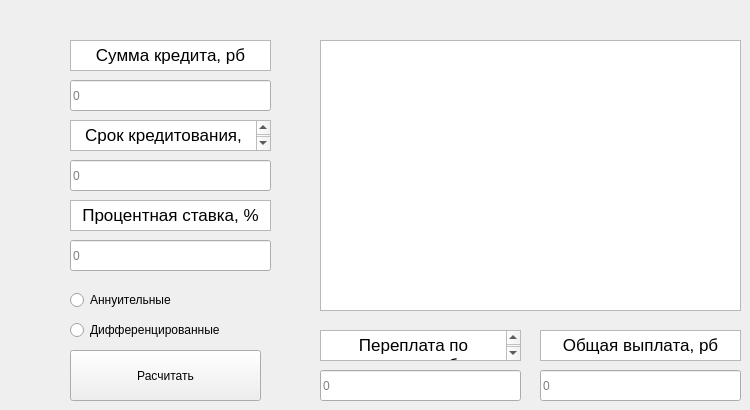
    <widget class="QWidget" name="TabCred">
     <attribute name="title">
      <string>Кредиты</string>
     </attribute>
     <widget class="QRadioButton" name="radioButton_ann">
      <property name="geometry">
       <rect>
        <x>70</x>
        <y>290</y>
        <width>191</width>
        <height>20</height>
       </rect>
      </property>
      <property name="text">
       <string>Аннуительные</string>
      </property>
     </widget>
     <widget class="QRadioButton" name="radioButton_diff">
      <property name="geometry">
       <rect>
        <x>70</x>
        <y>320</y>
        <width>191</width>
        <height>20</height>
       </rect>
      </property>
      <property name="text">
       <string>Дифференцированные</string>
      </property>
     </widget>
     <widget class="QTextBrowser" name="textBrowser_2">
      <property name="geometry">
       <rect>
        <x>70</x>
        <y>40</y>
        <width>201</width>
        <height>31</height>
       </rect>
      </property>
      <property name="html">
       <string>&lt;!DOCTYPE HTML PUBLIC &quot;-//W3C//DTD HTML 4.0//EN&quot; &quot;http://www.w3.org/TR/REC-html40/strict.dtd&quot;&gt;
&lt;html&gt;&lt;head&gt;&lt;meta name=&quot;qrichtext&quot; content=&quot;1&quot; /&gt;&lt;meta charset=&quot;utf-8&quot; /&gt;&lt;style type=&quot;text/css&quot;&gt;
p, li { white-space: pre-wrap; }
&lt;/style&gt;&lt;/head&gt;&lt;body style=&quot; font-family:'.AppleSystemUIFont'; font-size:13pt; font-weight:400; font-style:normal;&quot;&gt;
&lt;p align=&quot;center&quot; style=&quot; margin-top:0px; margin-bottom:0px; margin-left:0px; margin-right:0px; -qt-block-indent:0; text-indent:0px;&quot;&gt;Сумма кредита, рб&lt;/p&gt;&lt;/body&gt;&lt;/html&gt;</string>
      </property>
     </widget>
     <widget class="QPushButton" name="pushButton_getCred">
      <property name="geometry">
       <rect>
        <x>70</x>
        <y>350</y>
        <width>191</width>
        <height>51</height>
       </rect>
      </property>
      <property name="text">
       <string>Расчитать</string>
      </property>
     </widget>
     <widget class="QLineEdit" name="cred_proc">
      <property name="geometry">
       <rect>
        <x>70</x>
        <y>240</y>
        <width>201</width>
        <height>31</height>
       </rect>
      </property>
      <property name="text">
       <string/>
      </property>
      <property name="placeholderText">
       <string>0</string>
      </property>
     </widget>
     <widget class="QLineEdit" name="cred_pereplata">
      <property name="geometry">
       <rect>
        <x>320</x>
        <y>370</y>
        <width>201</width>
        <height>31</height>
       </rect>
      </property>
      <property name="text">
       <string/>
      </property>
      <property name="placeholderText">
       <string>0</string>
      </property>
     </widget>
     <widget class="QLineEdit" name="cred_objaja">
      <property name="geometry">
       <rect>
        <x>540</x>
        <y>370</y>
        <width>201</width>
        <height>31</height>
       </rect>
      </property>
      <property name="text">
       <string/>
      </property>
      <property name="placeholderText">
       <string>0</string>
      </property>
     </widget>
     <widget class="QTextBrowser" name="textBrowser_6">
      <property name="geometry">
       <rect>
        <x>320</x>
        <y>330</y>
        <width>201</width>
        <height>31</height>
       </rect>
      </property>
      <property name="html">
       <string>&lt;!DOCTYPE HTML PUBLIC &quot;-//W3C//DTD HTML 4.0//EN&quot; &quot;http://www.w3.org/TR/REC-html40/strict.dtd&quot;&gt;
&lt;html&gt;&lt;head&gt;&lt;meta name=&quot;qrichtext&quot; content=&quot;1&quot; /&gt;&lt;meta charset=&quot;utf-8&quot; /&gt;&lt;style type=&quot;text/css&quot;&gt;
p, li { white-space: pre-wrap; }
&lt;/style&gt;&lt;/head&gt;&lt;body style=&quot; font-family:'.AppleSystemUIFont'; font-size:13pt; font-weight:400; font-style:normal;&quot;&gt;
&lt;p align=&quot;center&quot; style=&quot; margin-top:0px; margin-bottom:0px; margin-left:0px; margin-right:0px; -qt-block-indent:0; text-indent:0px;&quot;&gt;Переплата по кредиту, рб&lt;/p&gt;&lt;/body&gt;&lt;/html&gt;</string>
      </property>
     </widget>
     <widget class="QTextBrowser" name="textBrowser_3">
      <property name="geometry">
       <rect>
        <x>70</x>
        <y>120</y>
        <width>201</width>
        <height>31</height>
       </rect>
      </property>
      <property name="html">
       <string>&lt;!DOCTYPE HTML PUBLIC &quot;-//W3C//DTD HTML 4.0//EN&quot; &quot;http://www.w3.org/TR/REC-html40/strict.dtd&quot;&gt;
&lt;html&gt;&lt;head&gt;&lt;meta name=&quot;qrichtext&quot; content=&quot;1&quot; /&gt;&lt;meta charset=&quot;utf-8&quot; /&gt;&lt;style type=&quot;text/css&quot;&gt;
p, li { white-space: pre-wrap; }
&lt;/style&gt;&lt;/head&gt;&lt;body style=&quot; font-family:'.AppleSystemUIFont'; font-size:13pt; font-weight:400; font-style:normal;&quot;&gt;
&lt;p align=&quot;center&quot; style=&quot; margin-top:0px; margin-bottom:0px; margin-left:0px; margin-right:0px; -qt-block-indent:0; text-indent:0px;&quot;&gt;Срок кредитования, мес&lt;/p&gt;&lt;/body&gt;&lt;/html&gt;</string>
      </property>
     </widget>
     <widget class="QTableView" name="table_pay">
      <property name="geometry">
       <rect>
        <x>320</x>
        <y>40</y>
        <width>421</width>
        <height>271</height>
       </rect>
      </property>
     </widget>
     <widget class="QLineEdit" name="cred_summ">
      <property name="geometry">
       <rect>
        <x>70</x>
        <y>80</y>
        <width>201</width>
        <height>31</height>
       </rect>
      </property>
      <property name="text">
       <string/>
      </property>
      <property name="placeholderText">
       <string>0</string>
      </property>
     </widget>
     <widget class="QTextBrowser" name="textBrowser_5">
      <property name="geometry">
       <rect>
        <x>540</x>
        <y>330</y>
        <width>201</width>
        <height>31</height>
       </rect>
      </property>
      <property name="html">
       <string>&lt;!DOCTYPE HTML PUBLIC &quot;-//W3C//DTD HTML 4.0//EN&quot; &quot;http://www.w3.org/TR/REC-html40/strict.dtd&quot;&gt;
&lt;html&gt;&lt;head&gt;&lt;meta name=&quot;qrichtext&quot; content=&quot;1&quot; /&gt;&lt;meta charset=&quot;utf-8&quot; /&gt;&lt;style type=&quot;text/css&quot;&gt;
p, li { white-space: pre-wrap; }
&lt;/style&gt;&lt;/head&gt;&lt;body style=&quot; font-family:'.AppleSystemUIFont'; font-size:13pt; font-weight:400; font-style:normal;&quot;&gt;
&lt;p align=&quot;center&quot; style=&quot; margin-top:0px; margin-bottom:0px; margin-left:0px; margin-right:0px; -qt-block-indent:0; text-indent:0px;&quot;&gt;Общая выплата, рб&lt;/p&gt;&lt;/body&gt;&lt;/html&gt;</string>
      </property>
     </widget>
     <widget class="QTextBrowser" name="textBrowser_4">
      <property name="geometry">
       <rect>
        <x>70</x>
        <y>200</y>
        <width>201</width>
        <height>31</height>
       </rect>
      </property>
      <property name="html">
       <string>&lt;!DOCTYPE HTML PUBLIC &quot;-//W3C//DTD HTML 4.0//EN&quot; &quot;http://www.w3.org/TR/REC-html40/strict.dtd&quot;&gt;
&lt;html&gt;&lt;head&gt;&lt;meta name=&quot;qrichtext&quot; content=&quot;1&quot; /&gt;&lt;meta charset=&quot;utf-8&quot; /&gt;&lt;style type=&quot;text/css&quot;&gt;
p, li { white-space: pre-wrap; }
&lt;/style&gt;&lt;/head&gt;&lt;body style=&quot; font-family:'.AppleSystemUIFont'; font-size:13pt; font-weight:400; font-style:normal;&quot;&gt;
&lt;p align=&quot;center&quot; style=&quot; margin-top:0px; margin-bottom:0px; margin-left:0px; margin-right:0px; -qt-block-indent:0; text-indent:0px;&quot;&gt;Процентная ставка, %&lt;/p&gt;&lt;/body&gt;&lt;/html&gt;</string>
      </property>
     </widget>
     <widget class="QLineEdit" name="cred_term">
      <property name="geometry">
       <rect>
        <x>70</x>
        <y>160</y>
        <width>201</width>
        <height>31</height>
       </rect>
      </property>
      <property name="text">
       <string/>
      </property>
      <property name="placeholderText">
       <string>0</string>
      </property>
     </widget>
    </widget>
